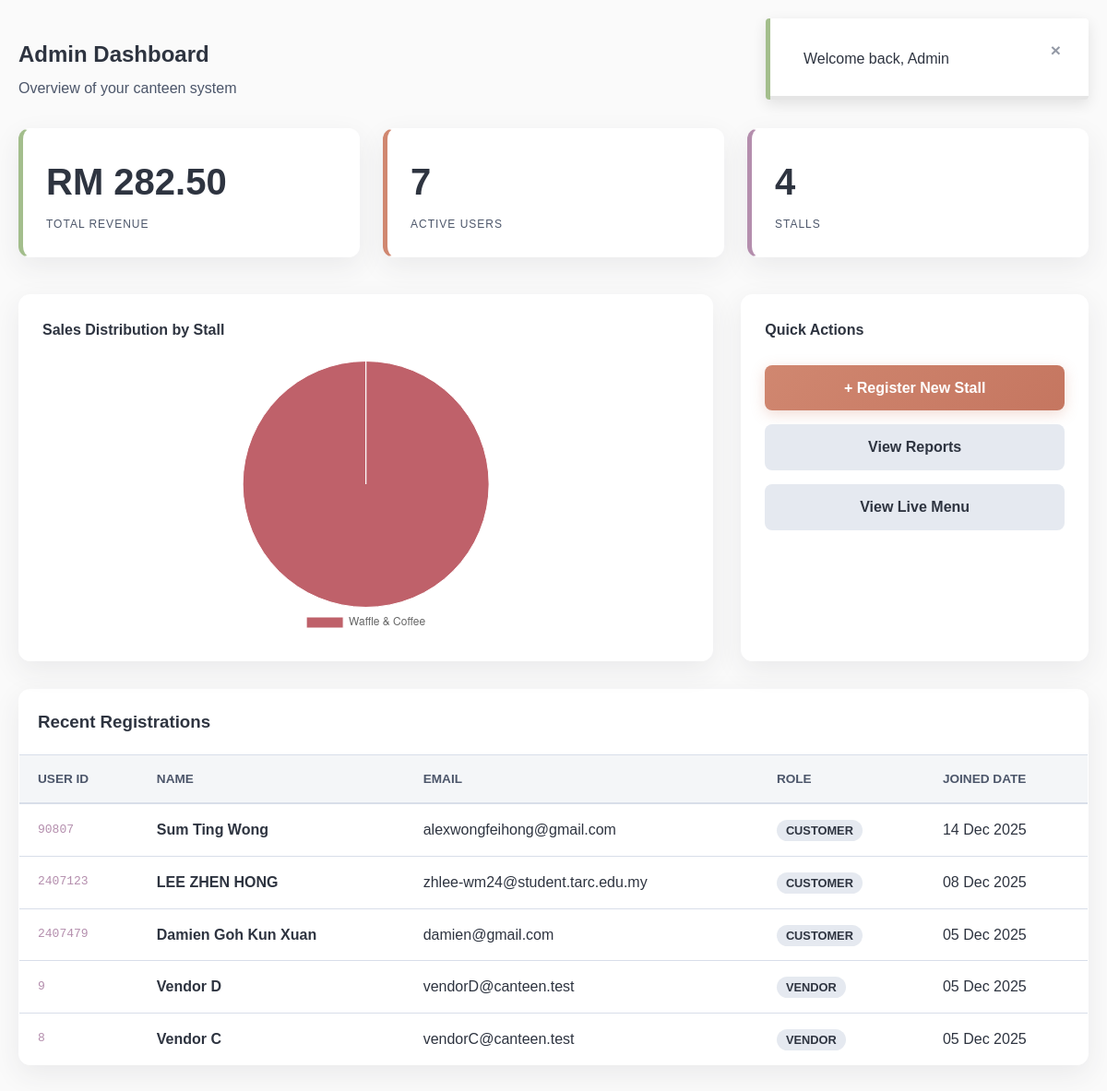
Before: /pages/admin_dashboard.php (signed in) with the older database file.
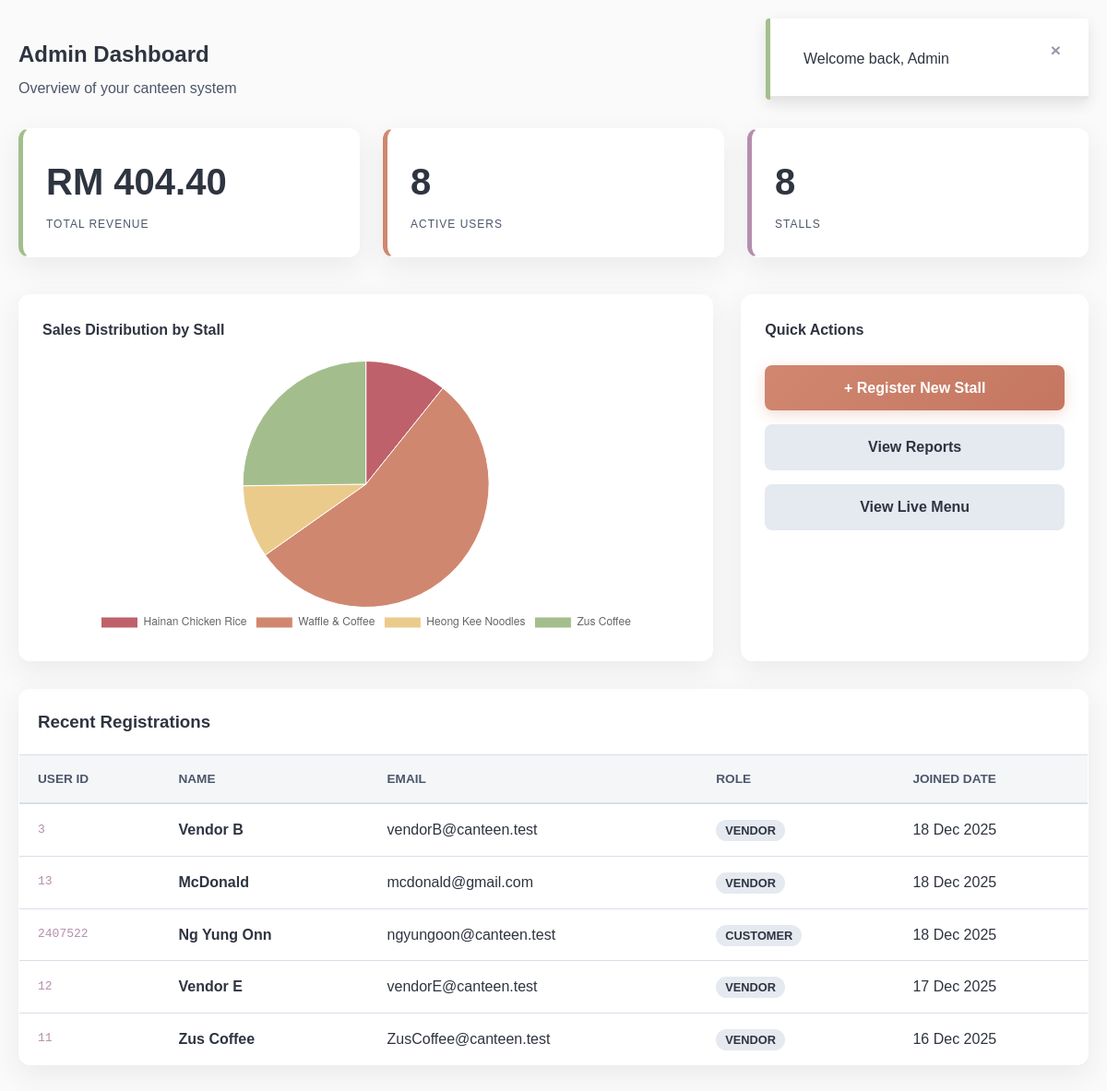
After: the same page with the newer database file.
### tables this page shows
CREATE TABLE `users` (
  `UserId` int(11) NOT NULL,
  `Name` varchar(100) NOT NULL,
  `Email` varchar(255) NOT NULL,
  `HashedPassword` varchar(255) NOT NULL,
  `Role` enum('customer','admin','vendor') NOT NULL DEFAULT 'customer',
  `PhoneNumber` varchar(20) DEFAULT NULL,
  `CreatedAt` datetime NOT NULL DEFAULT current_timestamp()
);

### pages/admin_dashboard.php (the view, shortened to what the changed rows need)
<?php
include '../configs/db.php';
$stmt = $db->query("SELECT SUM(TotalAmount) FROM payments WHERE Status = 'paid'");
$totalSales = $stmt->fetchColumn() ?: 0;
$stmt = $db->query("SELECT COUNT(*) FROM users WHERE Role = 'customer'");
$totalUsers = $stmt->fetchColumn();
$stmt = $db->query("SELECT COUNT(*) FROM stalls");
$totalStalls = $stmt->fetchColumn();
$stmt = $db->query("SELECT * FROM users ORDER BY CreatedAt DESC LIMIT 5");
$recentUsers = $stmt->fetchAll(PDO::FETCH_ASSOC);
$chartSql = "SELECT s.StallName, SUM(ol.Subtotal) as StallTotal
             FROM orderitems ol
             JOIN orders o ON ol.OrderId = o.OrderId
             JOIN stalls s ON o.StallId = s.StallId
             JOIN payments p ON o.PaymentId = p.PaymentId
             WHERE p.Status = 'paid'
             GROUP BY s.StallId";
$chartStmt = $db->query($chartSql);
$chartData = $chartStmt->fetchAll(PDO::FETCH_ASSOC);
$stallLabels = [];
$stallValues = [];
foreach ($chartData as $row) {
    $stallLabels[] = $row['StallName'];
    $stallValues[] = $row['StallTotal'];
}
?>
<!DOCTYPE html>
<html lang="en">
<head>
    <link rel="stylesheet" href="../assets/css/dashboard.css">
    <link rel="stylesheet" href="../assets/css/app.css">
</head>
<body>
    <div class="container">
        <div style="display:flex; justify-content:space-between; align-items:center; margin-bottom: 30px;">
            <div>
                <h2 style="margin-bottom: 5px;">Admin Dashboard</h2>
            </div>
        </div>
        <div class="dashboard-grid">
            <div class="stat-card">
                <div class="stat-number">RM <?php echo number_format($totalSales, 2); ?></div>
                <div class="stat-label">Total Revenue</div>
            </div>
            <div class="stat-card">
                <div class="stat-number"><?php echo $totalUsers; ?></div>
                <div class="stat-label">Active Users</div>
            </div>
            <div class="stat-card">
                <div class="stat-number"><?php echo $totalStalls; ?></div>
                <div class="stat-label">Stalls</div>
            </div>
        </div>
        <div style="display: grid; grid-template-columns: 2fr 1fr; gap: 30px; margin-bottom: 30px;">
            <div class="card" style="padding: 25px; min-height: 350px;">
                <div style="height: 300px; display:flex; justify-content:center;">
                    <canvas id="salesChart"></canvas>
                </div>
            </div>
        </div>
        <div class="table-container">
            <table>
                <thead>
                    <tr><th>User ID</th><th>Name</th><th>Email</th><th>Role</th><th>Joined Date</th></tr>
                </thead>
                <tbody>
                    <?php foreach ($recentUsers as $u): ?>
                    <tr>
                        <td style="font-family: monospace; color: var(--aurora-purple);"><?php echo htmlspecialchars($u['UserId']); ?></td>
                        <td style="font-weight: 600;"><?php echo htmlspecialchars($u['Name']); ?></td>
                        <td><?php echo htmlspecialchars($u['Email']); ?></td>
                        <td>
                            <span style="padding: 4px 10px; border-radius: 20px; font-size: 0.8rem; background: #E5E9F0; font-weight: 700; text-transform: uppercase;">
                                <?php echo ucfirst($u['Role']); ?>
                            </span>
                        </td>
                        <td><?php echo date('d M Y', strtotime($u['CreatedAt'])); ?></td>
                    </tr>
                    <?php endforeach; ?>
                </tbody>
            </table>
        </div>
    </div>
    <script>
        const ctx = document.getElementById('salesChart').getContext('2d');
        const salesChart = new Chart(ctx, {
            type: 'pie',
            data: {
                labels: <?php echo json_encode($stallLabels); ?>,
                datasets: [{
                    label: 'Revenue (RM)',
                    data: <?php echo json_encode($stallValues); ?>,
                    backgroundColor: [
                        '#BF616A', // Red
                        '#D08770', // Orange
                        '#EBCB8B', // Yellow
                        '#A3BE8C', // Green
                        '#B48EAD', // Purple
                        '#88C0D0', // Blue
                    ],
                    borderWidth: 1
                }]
            },
            options: {
                responsive: true,
                maintainAspectRatio: false,
                plugins: {
                    legend: { position: 'bottom' }
                }
            }
        });
    </script>
</body>
</html>

Changed rows visible on the page:
no longer on this page (row unchanged): users: UserId "90807", Name "Sum Ting Wong", Email "alexwongfeihong@gmail.com", Role "CUSTOMER", CreatedAt "14 Dec 2025"
no longer on this page (row unchanged): users: UserId "2407123", Name "LEE ZHEN HONG", Email "zhlee-wm24@student.tarc.edu.my", Role "CUSTOMER", CreatedAt "08 Dec 2025"
no longer on this page (row unchanged): users: UserId "2407479", Name "Damien Goh Kun Xuan", Email "damien@gmail.com", Role "CUSTOMER", CreatedAt "05 Dec 2025"
no longer on this page (row unchanged): users: UserId "9", Name "Vendor D", Email "vendorD@canteen.test", Role "VENDOR", CreatedAt "05 Dec 2025"
no longer on this page (row unchanged): users: UserId "8", Name "Vendor C", Email "vendorC@canteen.test", Role "VENDOR", CreatedAt "05 Dec 2025"
now on this page (row edited): users: UserId "3", Name "Vendor B", Email "vendorB@canteen.test", Role "VENDOR", CreatedAt "18 Dec 2025"
added users: UserId "13", Name "McDonald", Email "mcdonald@gmail.com", Role "VENDOR", CreatedAt "18 Dec 2025"
added users: UserId "2407522", Name "Ng Yung Onn", Email "ngyungoon@canteen.test", Role "CUSTOMER", CreatedAt "18 Dec 2025"
added users: UserId "12", Name "Vendor E", Email "vendorE@canteen.test", Role "VENDOR", CreatedAt "17 Dec 2025"
added users: UserId "11", Name "Zus Coffee", Email "ZusCoffee@canteen.test", Role "VENDOR", CreatedAt "16 Dec 2025"
Other visible differences:
$totalSales: "282.50" → "404.40"
$totalUsers: "7" → "8"
$totalStalls: "4" → "8"
chart data {{ json_encode($stallLabels) }}: ["Waffle & Coffee"] → ["Hainan Chicken Rice","Waffle & Coffee","Heong Kee Noodles","Zus Coffee"]
chart data {{ json_encode($stallValues) }}: ["45.50"] → ["18.00","91.20","16.00","42.20"]
